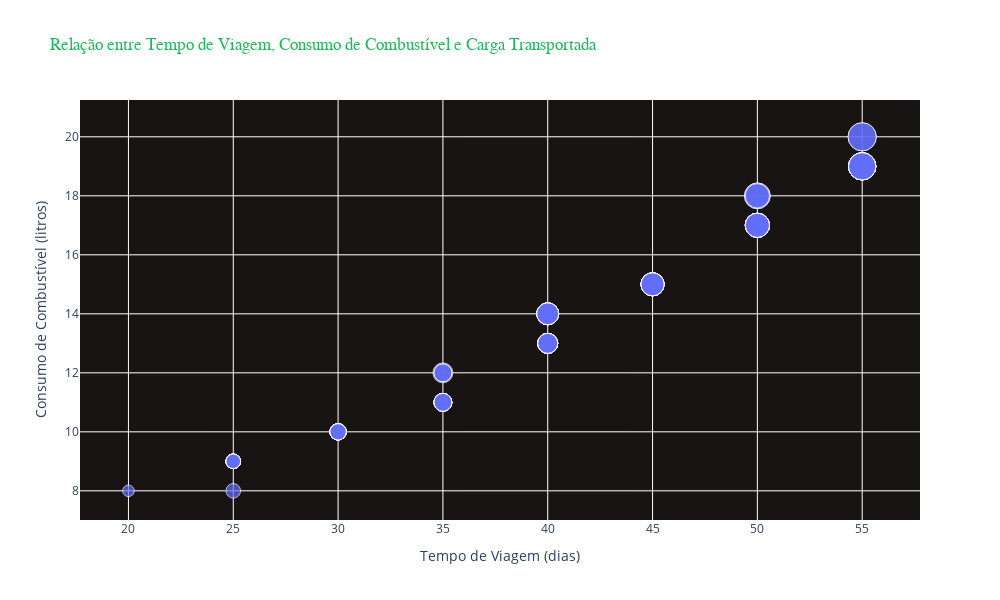

Write notebook code for a chart like this one.
### Code cell
x = 'tempo_viagem'
y = 'consumo_combustivel'
z = 'carga_transportada'

fig = px.scatter(df, x=x, y=y, size=z, 
                 title='Relação entre Tempo de Viagem, Consumo de Combustível e Carga Transportada',
                 labels={x: 'Tempo de Viagem (dias)', y: 'Consumo de Combustível (litros)', z: 'Carga Transportada'},
                 hover_name='ID_transporte')

fig.update_layout(title_font_family='Courier New',
                  title_font_color='#1db954',
                  plot_bgcolor='#191414',
                  height=600,
                  width=1000)
fig.show()

### Figure 1 — Plotly figure (JSON) as saved in the notebook; plotly's stock layout.template omitted (floating-point values rounded to 4 significant figures)
{"data": [{"hovertemplate": "<b>%{hovertext}</b><br><br>Tempo de Viagem (dias)=%{x}<br>Consumo de Combustível (litros)=%{y}<br>Carga Transportada=%{marker.size}<extra></extra>", "hovertext": [1, 2, 3, 4, 5, 6, 7, 8, 9, 10, 11, 12, 13, 14, 15, 16, 17, 18, 19, 20, 21, 22, 23, 24, 25, 26, 27, 28, 29, 30, 31, 32, 33, 34, 35, 36, 37, 38, 39, 40, 41, 42, 43, 44, 45, 46, 47, 48, 49, 50, 51, 52, 53, 54, 55, 56, 57, 58, 59, 60, 61, 62, 63, 64, 65, 66, 67, 68, 69, 70, 71, 72, 73, 74, 75, 76, 77, 78, 79, 80, 81, 82, 83, 84, 85, 86, 87, 88, 89, 90, 91, 92, 93, 94, 95, 96, 97, 98, 99, 100], "legendgroup": "", "marker": {"color": "#636efa", "size": [100, 200, 50, 150, 250, 80, 180, 300, 100, 150, 120, 250, 100, 200, 80, 180, 300, 120, 150, 220, 100, 200, 80, 180, 280, 120, 150, 220, 100, 200, 80, 180, 280, 120, 150, 220, 100, 200, 80, 180, 280, 120, 150, 220, 100, 200, 80, 180, 280, 120, 150, 220, 100, 200, 80, 180, 280, 120, 150, 220, 100, 200, 80, 180, 280, 120, 150, 220, 100, 200, 80, 180, 280, 120, 150, 220, 100, 200, 80, 180, 280, 120, 150, 220, 100, 200, 80, 180, 280, 120, 150, 220, 100, 200, 80, 180, 280, 120, 150, 220], "sizemode": "area", "sizeref": 0.75, "symbol": "circle"}, "mode": "markers", "name": "", "orientation": "v", "showlegend": false, "type": "scatter", "x": [30, 45, 20, 35, 50, 25, 40, 55, 30, 40, 35, 50, 30, 45, 25, 40, 55, 35, 40, 50, 30, 45, 25, 40, 55, 35, 40, 50, 30, 45, 25, 40, 55, 35, 40, 50, 30, 45, 25, 40, 55, 35, 40, 50, 30, 45, 25, 40, 55, 35, 40, 50, 30, 45, 25, 40, 55, 35, 40, 50, 30, 45, 25, 40, 55, 35, 40, 50, 30, 45, 25, 40, 55, 35, 40, 50, 30, 45, 25, 40, 55, 35, 40, 50, 30, 45, 25, 40, 55, 35, 40, 50, 30, 45, 25, 40, 55, 35, 40, 50], "xaxis": "x", "y": [10, 15, 8, 12, 18, 9, 14, 20, 10, 13, 12, 18, 10, 15, 9, 14, 20, 11, 13, 17, 10, 15, 8, 14, 19, 12, 13, 18, 10, 15, 9, 14, 19, 11, 13, 17, 10, 15, 9, 14, 19, 11, 13, 17, 10, 15, 9, 14, 19, 11, 13, 17, 10, 15, 9, 14, 19, 11, 13, 17, 10, 15, 9, 14, 19, 11, 13, 17, 10, 15, 9, 14, 19, 11, 13, 17, 10, 15, 9, 14, 19, 11, 13, 17, 10, 15, 9, 14, 19, 11, 13, 17, 10, 15, 9, 14, 19, 11, 13, 17], "yaxis": "y"}], "layout": {"height": 600, "legend": {"itemsizing": "constant", "tracegroupgap": 0}, "plot_bgcolor": "#191414", "title": {"font": {"color": "#1db954", "family": "Courier New"}, "text": "Relação entre Tempo de Viagem, Consumo de Combustível e Carga Transportada"}, "width": 1000, "xaxis": {"anchor": "y", "domain": [0, 1], "title": {"text": "Tempo de Viagem (dias)"}}, "yaxis": {"anchor": "x", "domain": [0, 1], "title": {"text": "Consumo de Combustível (litros)"}}}}
